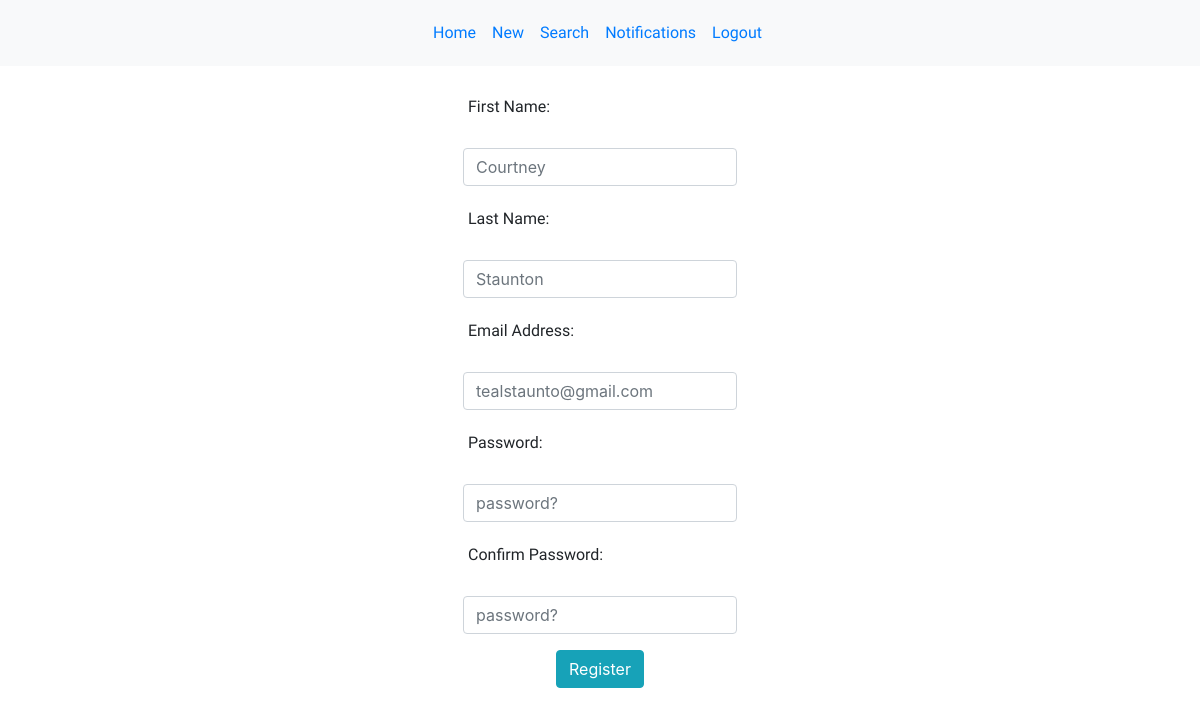
Page /edit_page (signed in) on the committed database.
### models.py (models this page shows)
class User(db.Model):
    __Tablename__ = "users"
    id = db.Column(db.Integer, primary_key=True)
    first_name = db.Column(db.String(100), nullable = False)
    last_name = db.Column(db.String(100), nullable = False)
    password = db.Column(db.String(200), unique = True, nullable = False)
    email = db.Column(db.String(100), unique = True, nullable = False)
    security_answer1 = db.Column(db.String(200))
    created_at = db.Column(db.DateTime, server_default=func.now())
    updated_at = db.Column(db.DateTime, server_default=func.now(), onupdate=func.now())
    users_that_attend_events = db.relationship('Event', lazy = 'dynamic', secondary = attendees_table)

### controller_functions.py (the view)
def edit_pg():
    user_info = User.query.get(session['uid'])
    return render_template("edit_pg.html", user= user_info)

### templates/edit_pg.html (shortened to what this page needs)
<!DOCTYPE html>
<html lang="en">
<head>
    <link rel="stylesheet" href="{{ url_for('static', filename='edit.css') }}">
    <link rel="stylesheet" href="https://maxcdn.bootstrapcdn.com/bootstrap/4.3.1/css/bootstrap.min.css">
</head>
<body>
    <nav class="navbar navbar-expand-sm bg-light justify-content-center">
        <ul class="navbar-nav">
            <li class="nav-item">
                <a class="nav-link" href="/homepage">Home</a>
            </li>
            <li class="nav-item">
                <a class="nav-link" href="/new">New</a>
            </li>
            <li class="nav-item">
                <a class="nav-link" href="/search">Search</a>
            </li>
            <li class="nav-item">
                <a class="nav-link" href="event">Notifications</a>
            </li>
            <li class="nav-item">
                <a class="nav-link" href="/logout">Logout</a>
            </li>
        </ul>
    </nav>
    <div class="errorMSG" id="error">
    </div>
    <div class="row justify-content-center">
            <form action="/edit" id="regform" method="POST">
                <div class="form-group">
                    <label for="fname"><p>First Name:</p></label>
                    <input class="form-control" type="text" name="fname" placeholder="{{ user.first_name }}" id="email">
                </div>
                <div class="form-group">
                    <label for="lname"> <p>Last Name:</p></label>
                    <input class="form-control" type="text" name="lname" placeholder="{{ user.last_name }}" id="email">
                </div>
                <div class="form-group">
                    <label for="email"><p>Email Address:</p></label>
                    <input class="form-control" type="text" name="email" placeholder="{{ user.email }}" id="email">
                </div>
                <div class="form-group">
                    <label for="password"><p>Password:</p></label>
                    <input class="form-control" type="password" name="password" placeholder="password?" id="">
                </div>
                <div class="form-group">
                    <label for="confirm_pass"><p>Confirm Password:</p></label>
                    <input class="form-control" type="password" name="confirm_pass" placeholder="password?" id="password">
                </div>
                <div class="row justify-content-center">
                    <input type="submit" class="btn btn-info" id="showError" value="Register">
                </div>
            </form>
        </div>
</body>
</html>

### static/edit.css (style rules this page uses)
p, th, td, ul { font-family: 'Mali', cursive; padding: 5px; }
.errorMSG { color: red; text-align: center; font-weight: bold; text-shadow: -1px 0 black, 0 1px black, 1px 0 black, 0 -1px black; border-radius: 8px; }

### rows in the picture
User: fname "Courtney", lname "Staunton", email "tealstaunto@gmail.com"
